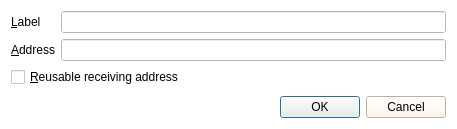
<?xml version="1.0" encoding="UTF-8"?>
<ui version="4.0">
 <class>EditAddressDialog</class>
 <widget class="QDialog" name="EditAddressDialog">
  <property name="geometry">
   <rect>
    <x>0</x>
    <y>0</y>
    <width>457</width>
    <height>129</height>
   </rect>
  </property>
  <property name="windowTitle">
   <string>Edit Address</string>
  </property>
  <property name="styleSheet">
   <string notr="true">background-color: rgb(255, 255, 255);</string>
  </property>
  <layout class="QVBoxLayout" name="verticalLayout">
   <item>
    <layout class="QFormLayout" name="formLayout">
     <property name="fieldGrowthPolicy">
      <enum>QFormLayout::AllNonFixedFieldsGrow</enum>
     </property>
     <item row="0" column="0">
      <widget class="QLabel" name="label">
       <property name="text">
        <string>&amp;Label</string>
       </property>
       <property name="buddy">
        <cstring>labelEdit</cstring>
       </property>
      </widget>
     </item>
     <item row="0" column="1">
      <widget class="QLineEdit" name="labelEdit">
       <property name="toolTip">
        <string>The label associated with this address book entry</string>
       </property>
       <property name="styleSheet">
        <string notr="true">background-color: rgb(255, 255, 255);</string>
       </property>
      </widget>
     </item>
     <item row="1" column="0">
      <widget class="QLabel" name="label_2">
       <property name="text">
        <string>&amp;Address</string>
       </property>
       <property name="buddy">
        <cstring>addressEdit</cstring>
       </property>
      </widget>
     </item>
     <item row="1" column="1">
      <widget class="QLineEdit" name="addressEdit">
       <property name="toolTip">
        <string>The address associated with this address book entry. This can only be modified for sending addresses.</string>
       </property>
       <property name="styleSheet">
        <string notr="true">background-color: rgb(255, 255, 255);</string>
       </property>
      </widget>
     </item>
     <item row="2" column="0" colspan="2">
      <widget class="QCheckBox" name="stealthCB">
       <property name="autoFillBackground">
        <bool>false</bool>
       </property>
       <property name="styleSheet">
        <string notr="true"/>
       </property>
       <property name="text">
        <string>&amp;Reusable receiving address</string>
       </property>
      </widget>
     </item>
    </layout>
   </item>
   <item>
    <widget class="QDialogButtonBox" name="buttonBox">
     <property name="styleSheet">
      <string notr="true">background-color: rgb(255, 248, 227);</string>
     </property>
     <property name="orientation">
      <enum>Qt::Horizontal</enum>
     </property>
     <property name="standardButtons">
      <set>QDialogButtonBox::Cancel|QDialogButtonBox::Ok</set>
     </property>
    </widget>
   </item>
  </layout>
 </widget>
 <resources/>
 <connections>
  <connection>
   <sender>buttonBox</sender>
   <signal>accepted()</signal>
   <receiver>EditAddressDialog</receiver>
   <slot>accept()</slot>
   <hints>
    <hint type="sourcelabel">
     <x>248</x>
     <y>254</y>
    </hint>
    <hint type="destinationlabel">
     <x>157</x>
     <y>274</y>
    </hint>
   </hints>
  </connection>
  <connection>
   <sender>buttonBox</sender>
   <signal>rejected()</signal>
   <receiver>EditAddressDialog</receiver>
   <slot>reject()</slot>
   <hints>
    <hint type="sourcelabel">
     <x>316</x>
     <y>260</y>
    </hint>
    <hint type="destinationlabel">
     <x>286</x>
     <y>274</y>
    </hint>
   </hints>
  </connection>
 </connections>
</ui>
